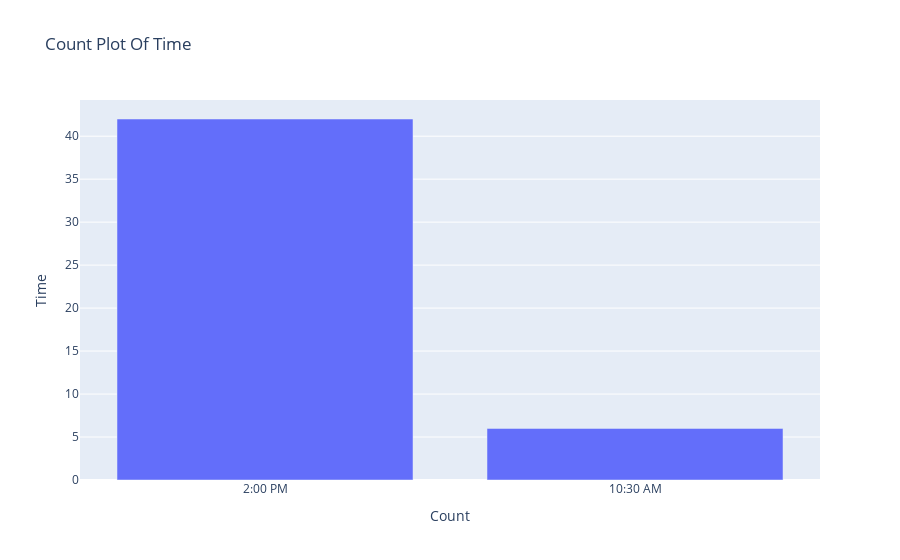
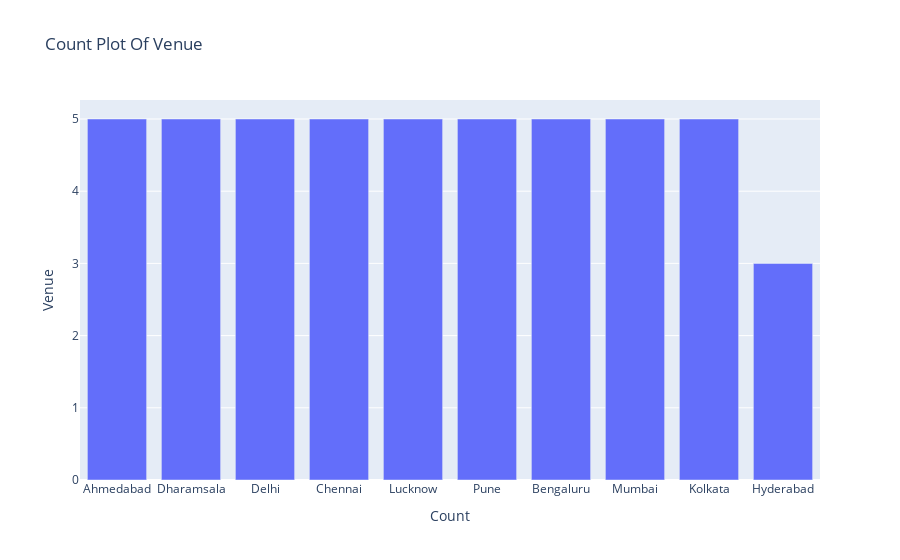
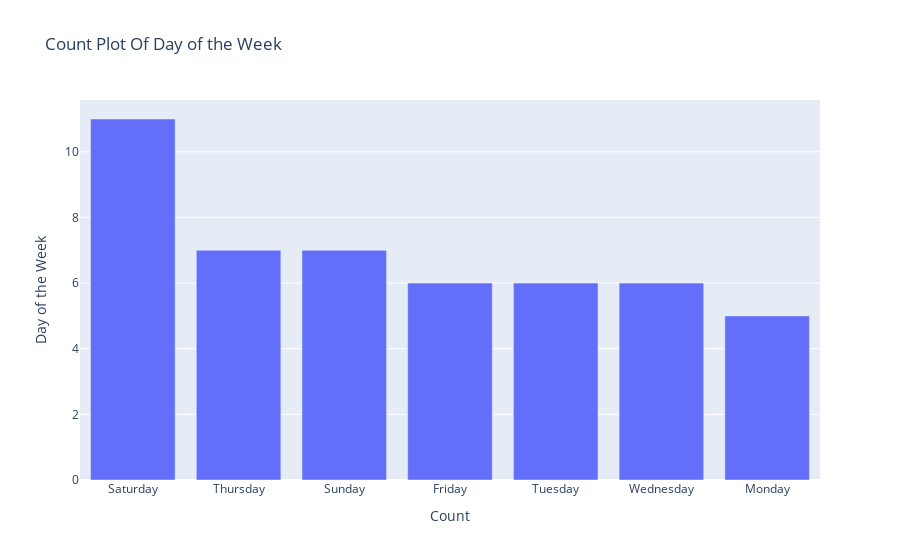
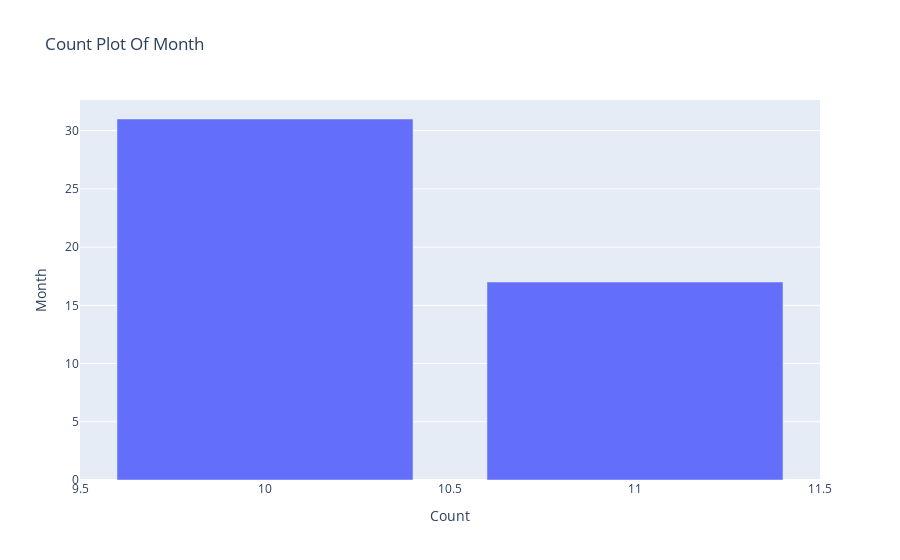

The notebook cell these images were saved under, in order:
### Code cell
# Create count bar plots for each feature in the 'features' list using Plotly Express.
# Create a bar plot with the count of unique values for the current feature.
# Set the x-axis title to 'Count.'
# Set the y-axis title to the name of the current feature.
# Show the count bar plot.


for feature in features:
    count_fig = px.bar(df, x=df[feature].value_counts().index, y=df[feature].value_counts().values,title=f' Count Plot Of {feature}',)
    count_fig.update_xaxes(title_text='Count')
    count_fig.update_yaxes(title_text=feature)
    count_fig.show()

### Figure 1 — Plotly figure (JSON) as saved in the notebook; plotly's stock layout.template omitted (floating-point values rounded to 4 significant figures)
{"data": [{"alignmentgroup": "True", "hovertemplate": "x=%{x}<br>y=%{y}<extra></extra>", "legendgroup": "", "marker": {"color": "#636efa", "pattern": {"shape": ""}}, "name": "", "offsetgroup": "", "orientation": "v", "showlegend": false, "textposition": "auto", "type": "bar", "x": ["2:00 PM", "10:30 AM"], "xaxis": "x", "y": [42, 6], "yaxis": "y"}], "layout": {"autosize": true, "barmode": "relative", "legend": {"tracegroupgap": 0}, "title": {"text": " Count Plot Of Time"}, "xaxis": {"anchor": "y", "autorange": true, "domain": [0, 1], "range": [-0.5, 1.5], "title": {"text": "Count"}, "type": "category"}, "yaxis": {"anchor": "x", "autorange": true, "domain": [0, 1], "range": [0, 44.21], "title": {"text": "Time"}, "type": "linear"}}}

### Figure 2 — Plotly figure (JSON) as saved in the notebook; plotly's stock layout.template omitted (floating-point values rounded to 4 significant figures)
{"data": [{"alignmentgroup": "True", "hovertemplate": "x=%{x}<br>y=%{y}<extra></extra>", "legendgroup": "", "marker": {"color": "#636efa", "pattern": {"shape": ""}}, "name": "", "offsetgroup": "", "orientation": "v", "showlegend": false, "textposition": "auto", "type": "bar", "x": ["Ahmedabad", "Dharamsala", "Delhi", "Chennai", "Lucknow", "Pune", "Bengaluru", "Mumbai", "Kolkata", "Hyderabad"], "xaxis": "x", "y": [5, 5, 5, 5, 5, 5, 5, 5, 5, 3], "yaxis": "y"}], "layout": {"autosize": true, "barmode": "relative", "legend": {"tracegroupgap": 0}, "title": {"text": " Count Plot Of Venue"}, "xaxis": {"anchor": "y", "autorange": true, "domain": [0, 1], "range": [-0.5, 9.5], "title": {"text": "Count"}, "type": "category"}, "yaxis": {"anchor": "x", "autorange": true, "domain": [0, 1], "range": [0, 5.263], "title": {"text": "Venue"}, "type": "linear"}}}

### Figure 3 — Plotly figure (JSON) as saved in the notebook; plotly's stock layout.template omitted (floating-point values rounded to 4 significant figures)
{"data": [{"alignmentgroup": "True", "hovertemplate": "x=%{x}<br>y=%{y}<extra></extra>", "legendgroup": "", "marker": {"color": "#636efa", "pattern": {"shape": ""}}, "name": "", "offsetgroup": "", "orientation": "v", "showlegend": false, "textposition": "auto", "type": "bar", "x": ["Saturday", "Thursday", "Sunday", "Friday", "Tuesday", "Wednesday", "Monday"], "xaxis": "x", "y": [11, 7, 7, 6, 6, 6, 5], "yaxis": "y"}], "layout": {"autosize": true, "barmode": "relative", "legend": {"tracegroupgap": 0}, "title": {"text": " Count Plot Of Day of the Week"}, "xaxis": {"anchor": "y", "autorange": true, "domain": [0, 1], "range": [-0.5, 6.5], "title": {"text": "Count"}, "type": "category"}, "yaxis": {"anchor": "x", "autorange": true, "domain": [0, 1], "range": [0, 11.58], "title": {"text": "Day of the Week"}, "type": "linear"}}}

### Figure 4 — Plotly figure (JSON) as saved in the notebook; plotly's stock layout.template omitted (floating-point values rounded to 4 significant figures)
{"data": [{"alignmentgroup": "True", "hovertemplate": "x=%{x}<br>y=%{y}<extra></extra>", "legendgroup": "", "marker": {"color": "#636efa", "pattern": {"shape": ""}}, "name": "", "offsetgroup": "", "orientation": "v", "showlegend": false, "textposition": "auto", "type": "bar", "x": [10, 11], "xaxis": "x", "y": [31, 17], "yaxis": "y"}], "layout": {"autosize": true, "barmode": "relative", "legend": {"tracegroupgap": 0}, "title": {"text": " Count Plot Of Month"}, "xaxis": {"anchor": "y", "autorange": true, "domain": [0, 1], "range": [9.5, 11.5], "title": {"text": "Count"}, "type": "linear"}, "yaxis": {"anchor": "x", "autorange": true, "domain": [0, 1], "range": [0, 32.63], "title": {"text": "Month"}, "type": "linear"}}}
